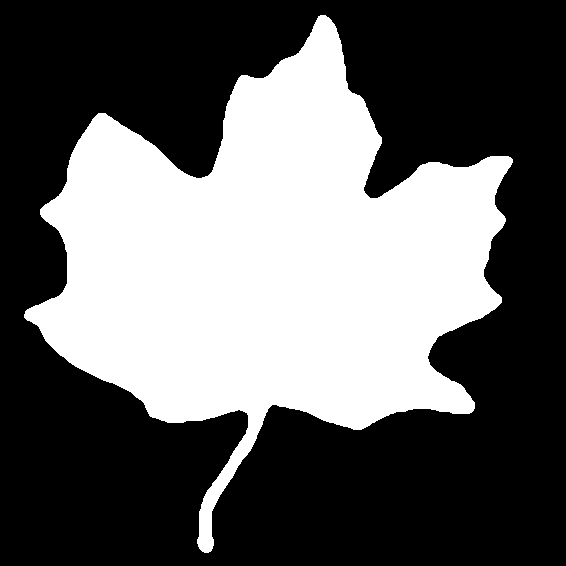
%> input picture mapleleaf.tif, 566 x 566 px
$ octave ch13_frdescp.m   (GNU Octave 9; MATLAB toolbox functions it lacks are replaced by stand-ins)
%> lines starting %> are read from the running program, lines starting %| are printed output that depends on the picture; in (x1, y1, x2, y2) boxes, pixels count from 0 and x2, y2 are one past the last pixel; in counts of white or black regions, pixels touching at a corner belong together; the program's own positions count from 1
### bound2im.m
function image = bound2im(b,M,N)
%BOUND2IM Converts a boundary to an image.
%   IMAGE = BOUND2IM(b) converts b, an np-by-2 array containing the
%   integer coordinates of a boundary, into a binary image with 1s in
%   the locations of the coordinates in b and 0s elsewhere. IMAGE is the
%   smallest image that will contain the boundary.
%
%   IMAGE = BOUND2IM(b,M,N) places the boundary in a region of size
%   M-by-N. M and N must satisfy the following conditions:
%
%       M >= max(b(:,1)) - min(b(:,1)) + 1
%       N >= max(b(:,2)) - min(b(:,2)) + 1
%
%   Typically, M = size(f,1) and N = size(f,2), where f is the image
%   from which the boundary was extracted. In this way, the coordinates
%   of IMAGE and f are comparable.
%
%   The ouput image is of class logical.
%
%   Copyright 2002-2020 Gatesmark
%
%   This function, and other functions in the DIPUM Toolbox, are based
%   on the theoretical and practical foundations established in the
%   book Digital Image Processing Using MATLAB, 3rd ed., Gatesmark
%   Press, 2020.
%
%   Book website: http://www.imageprocessingplace.com
%   License: https://github.com/dipum/dipum-toolbox/blob/master/LICENSE.txt

% Check input.
if size(b,2) ~= 2
   error('The boundary must be of size np-by-2')
end

% Make sure the coordinates are integers.
 b = round(b);

% Defaults.
if nargin == 1
   b(:,1) = b(:,1) - min(b(:,1)) + 1;
   b(:,2) = b(:,2) - min(b(:,2)) + 1;
   M = max(b(:,1)) + 1;
   N = max(b(:,2)) + 1;
end

% Create the image.
image = false(M,N);
linearIndex = sub2ind([M,N],b(:,1),b(:,2));
image(linearIndex) = 1;

### frdescp.m
function z = frdescp(s)
%FRDESCP Computes Fourier descriptors.
%   Z = FRDESCP(S) computes the Fourier descriptors of S, which is an
%   np-by-2 sequence of ordered boundary coordinates.
%
%   Because of symmetry requirements, the number of points in S must be
%   even if Z is to be used later to compute the inverse. If the number of
%   points is odd, FRDESCP duplicates the last point. If a different
%   treatment is desired, the sequence must be processed externally so that
%   it has an even number of points.
%
%   See function IFRDESCP for computing the inverse descriptors.

% Preliminaries.
[np, nc] = size(s);
if nc ~= 2
    error('S must be of size np-by-2.');
end

if np/2 ~= round(np/2)
    s(end+1, :) = s(end, :);
    np = np + 1;
end

% Create an alternating sequence of 1s and -1s for use in centering the
% transform (see Gonzalez and Woods [2018]).
x = 0:(np - 1);
m = ((-1) .^ x)';

% Multiply the input sequence by alternating 1s and -1s to center the
% transform.
s(:,1) = m .* s(:,1);
s(:,2) = m .* s(:,2);

% Convert coordinates to complex numbers.
s = s(:,1) + j*s(:,2);

% Compute the descriptors.
z = fft(s);

### ifrdescp.m
function s = ifrdescp(z, nd)
%IFRDESCP Computes inverse Fourier descriptors.
%   S = IFRDESCP(Z, ND) computes the inverse Fourier descriptors of Z,
%   which is a sequence of Fourier descritptors obtained, for example, by
%   using function FRDESCP. ND is the number of descriptors used to compute
%   the inverse; ND must be an even integer no greater than length(Z), and
%   length(Z) must be even also. If ND is omitted, it defaults to
%   length(Z). The output, S, is matrix of size length(Z)-by-2 containing
%   the coordinates of a closed boundary.
%
%   See function FRDESCP for computing the descriptors.

% Preliminaries.
np = length(z);
% Check inputs.
if nargin == 1
    nd = np;
end
if np/2 ~= round(np/2)
    error('length(z) must be an even integer.');
elseif nd/2 ~= round(nd/2)
    error('nd must be an even integer.');
end

% Create an alternating sequence of 1s and -1s for use in centering the
% transform (see Gonzalez and Woods [2018]).
x = 0:(np - 1);
m = ((-1) .^ x)';

% Use only nd descriptors in the inverse. Because the descriptors aare
% centered, (np - nd)/2 terms from each end of the sequence are set to 0.
d = (np - nd)/2;
z(1:d) = 0;
z(np-d+1:np) = 0;

% Compute the inverse and convert back to obtain the boundary coordinates.
zz = ifft(z);
s(:,1) = real(zz);
s(:,2) = imag(zz);

% Multiply by alternating 1 and -1s to undo the centering done in functio0n
% frdescp.
s(:,1) = m .* s(:,1);
s(:,2) = m .* s(:,2);

### ch13_frdescp.m
clc; clear; close all;

f = imread('mapleleaf.tif');
%> f: size 566x566 logical; 38.2% white; 1 white region, box (x1, y1, x2, y2) and area: (24, 15, 513, 553) 122446
% f = rgb2gray(f);
w = fspecial('average', 9);
f = imfilter(f, w, 'replicate');
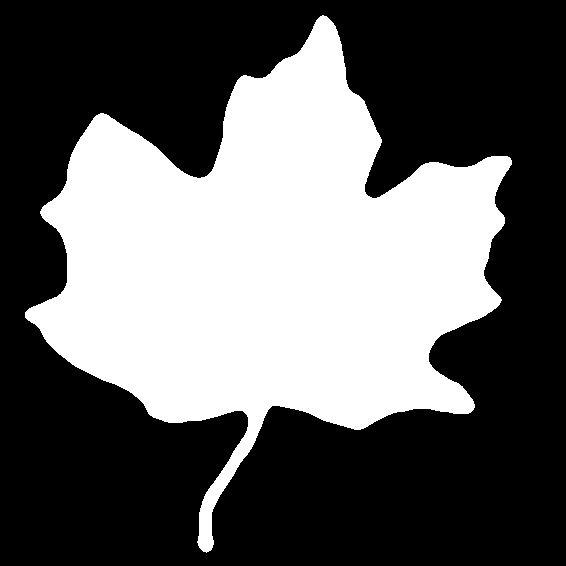
%> f: size 566x566 logical; 38.2% white; 1 white region, box (x1, y1, x2, y2) and area: (25, 15, 512, 553) 122414
subplot(2,4,1), imshow(f);

% Obtain the boundary and display it a an image
B = bwboundaries(f);
%> B = 1 boundary; box (x1, y1, x2, y2) and points: (25, 15, 512, 553) 1875
b = B{1}; % There is only one boundary in this case.
%> b = 1875 rows, first 12: [313 26; 312 27; 311 28; 310 29; 309 30; 309 31; 308 32; 308 33; 307 34; 307 35; 307 36; 306 37]
disp(length(b))
%| 1875
bim = bound2im(b, size(f,1), size(f,2));
%> in bound2im, `linearIndex = sub2ind([M,N],b(:,1),b(:,2));`: linearIndex = 1875 values, max 289391 at index 864, min 14463 at index 1, mean 156834.3
%> in bound2im, `image(linearIndex) = 1;`:
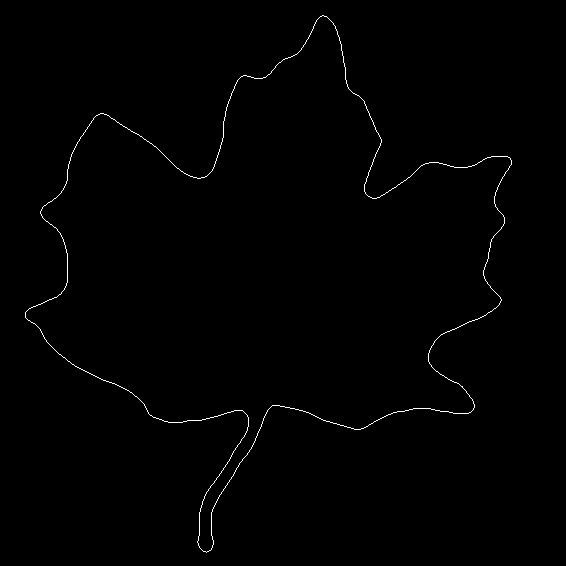
%> image: size 566x566 logical; 0.58% white in thin lines or dots, all inside (x1, y1, x2, y2) = (25, 15, 512, 553)
subplot(2,4,2), imshow(bim, []);

% Compute the Fourier descriptors. The number of descriptors is equal to
% the number of points on the boundary
if(length(b)/2 ~= round(length(b)/2))
    b = cat(1, b, b(1, :));
%> b = 1876 rows, first 12: [313 26; 312 27; 311 28; 310 29; 309 30; 309 31; 308 32; 308 33; 307 34; 307 35; 307 36; 306 37]
end
z = frdescp(b);
%> in frdescp, `[np, nc] = size(s);`: np = 1876; nc = 2
%> in frdescp, `x = 0:(np - 1);`: x = 1876 values from 0 to 1875
%> in frdescp, `m = ((-1) .^ x)';`: m = 1876 values, max 1 at index 1, min -1 at index 2, mean 0

% Obtain the inverse using half of the Fourier descriptors, making sure it
% is an even number:
nd = length(z)/2 + rem(length(z)/2, 2);
%> nd = 938
shalf = ifrdescp(z, nd);
%> in ifrdescp, `d = (np - nd)/2;`: d = 469
%> shalf = 1876 rows, first 12: [312.8 26.18; 312.2 26.89; 311 27.96; 309.9 29.06; 309.2 30.02; 308.8 30.95; 308.3 31.98; 307.7 33.04; 307.2 34.01; 307 34.96; 306.8 35.99; 306.3 37.04]
% convert to an image and display.
shalfim = bound2im(shalf, size(f,1), size(f,2));
subplot(2,4,3), imshow(shalfim);

for i = 1:6
    di = pow2(i+1);
    t = uint16(length(z)/di);
    nd1 =  t + rem(t, 2);

    shalf1 = ifrdescp(z, nd1);
    % convert to an image and display.
    shalfim1 = bound2im(shalf1, size(f,1), size(f,2));
    subplot(2,4,i+2), imshow(shalfim1);
end
%> this loop made 6 passes
%> (t, nd1, d in ifrdescp) on passes 1 to 6: (469, 470, 703), (235, 236, 820), (117, 118, 879), (59, 60, 908), (29, 30, 923), (15, 16, 930)
%> pass 3, `shalfim1 = bound2im(shalf1, size(f,1), size(f,2));`:
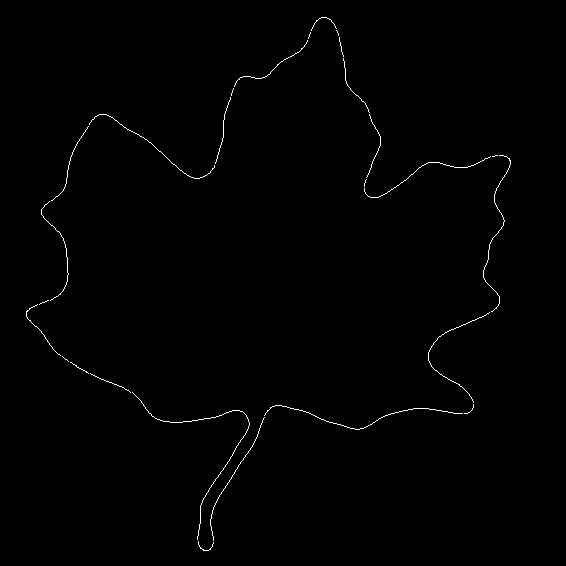
%> shalfim1: size 566x566 logical; 0.58% white in thin lines or dots, all inside (x1, y1, x2, y2) = (26, 17, 511, 551)
%> after the loop:
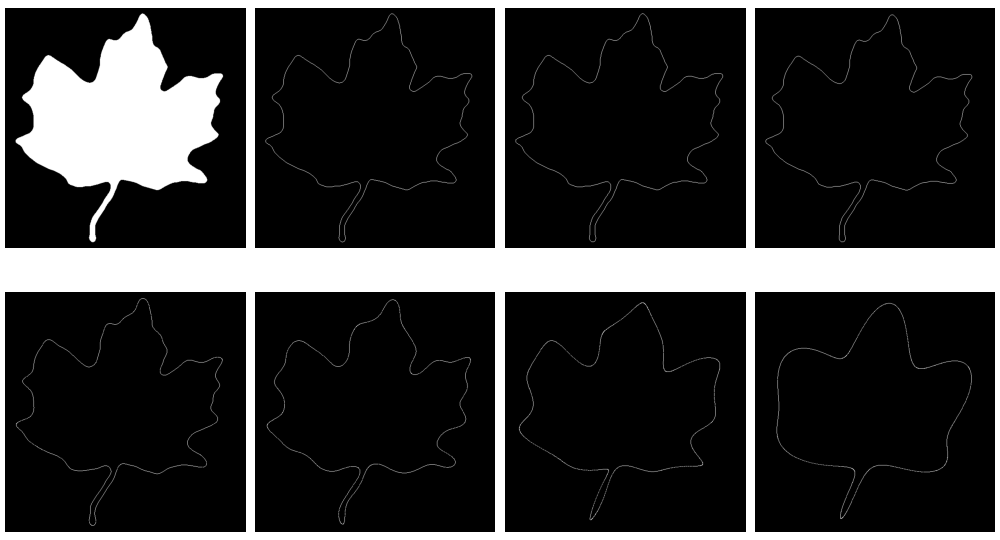
%> figure redrawn from the program's plot data, 8 panels
